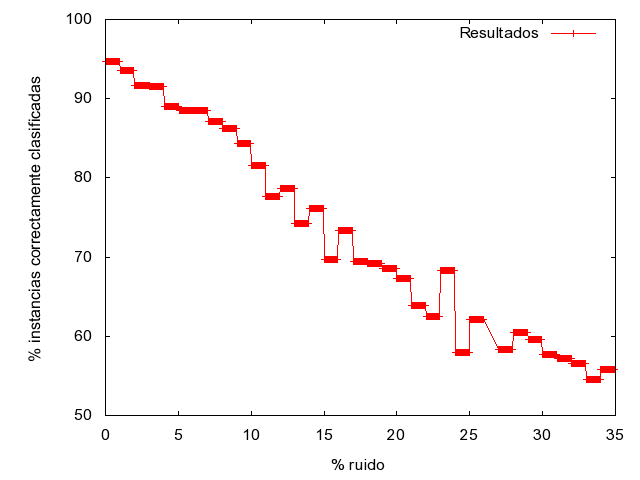

Recreate this plot in gnuplot.
set xrange [0:35]
set yrange [50:100]
set xlabel "% ruido"
set ylabel "% instancias correctamente clasificadas"
set terminal png
set output "C:\\dump\\ejercicio3\\graficos\\MultilayerPerceptron_porcentajes.png"
plot  "C:\\dump\\ejercicio3\\tablas\\MultilayerPerceptron_porcentajes.txt" using 1:2 title 'Resultados' with linespoints
